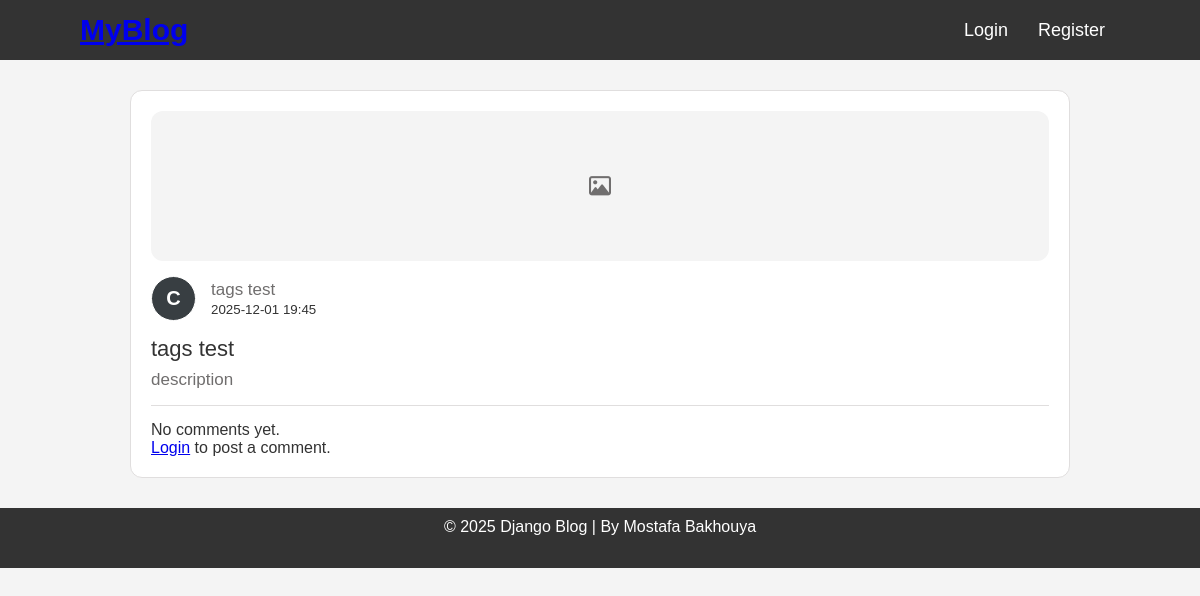
Screenshot of /posts/6/ with the database file from the repository.
### blog/models.py (models this page shows, shortened)
class Post(models.Model):
    title = models.CharField(max_length=200)
    content = models.TextField()
    published_date = models.DateTimeField(auto_now_add=True)
    author = models.ForeignKey(User, on_delete=models.CASCADE, related_name='posts')
    tags = models.ManyToManyField(Tag, related_name='posts', blank=True)

### blog/views.py (the view)
# urls.py: path('posts/<int:pk>/', PostDetailView.as_view(), name='post_detail'),
class PostDetailView(DetailView):
    model = Post
    template_name = 'blog/post_detail.html'
    context_object_name = 'post'
    def get_context_data(self, **kwargs):
        context = super().get_context_data(**kwargs)
        context['comments'] = self.object.comments.all()
        context["comment_form"] = CommentForm()
        comment_id = self.request.GET.get("edit")
        if comment_id:
            comment = Comment.objects.get(id=comment_id)
            context["comment_form"] = CommentForm(instance=comment)
            context["editing_comment"] = comment
        return context

### blog/templates/blog/post_detail.html (shortened to what this page needs)
{% extends "blog/base.html" %}
{% block content %}
<article class="post_detail container">
    <div class="card_item">
        <div class="header_card_item"><i class="fa-regular fa-image icon_image"></i></div>
        <div class="flex_between_center">
            <div class="flex_auto">
                <div class="avatar_xl"> {{ post.author.username|slice:":1"|upper}} </div>
                <div class="">
                    <div class="text text_base">{{ post.title }}</div>
                    <small class="">{{ post.published_date|date:"Y-m-d H:i" }}</small>
                </div>
            </div>
        </div>
        <div class="margin_top">
            <h1 class="text text_name">{{ post.title }}</h1>
            <div class="text text_base">{{ post.content|linebreaks }}</div>
        </div>
        <div class="hr_app"></div>
        <div class="comments_section">
        {% for comment in post.comments.all %}
            <div class="comment_card">
                <div class="flex_between_center">
                    <div class="flex_auto">
                        <div class="avatar_xl">{{ comment.author.username|slice:":1"|upper }}</div>
                        <div class="">
                            <div class="text text_base">{{ comment.author.username }}</div>
                            <small>{{ comment.created_at|date:"Y-m-d H:i" }}</small>
                        </div>
                    </div>
                    {% if comment.author == user %}
                        <div class="flex_auto">
                            <a href="?edit={{ comment.id }}">Edit</a> |
                            <a href="{% url 'delete_comment' comment.id %}" class="text_danger">Delete</a>
                        </div>
                    {% endif %}
                </div>
                <p>{{ comment.content }}</p>
                <div class="post_tags">
                    {% for tag in post.tags.all %}
                        <a href="{{ tag.get_absolute_url }}" class="tag_chip">#{{ tag.name }}</a>
                    {% empty %}
                        <span class="no_tags">No tags</span>
                    {% endfor %}
                </div>
            </div>
            {% empty %}
                <p>No comments yet.</p>
            {% endfor %}
            {% if user.is_authenticated %}
                <div class="comments_form">
                    {% if editing_comment %}
                        <form action="{% url 'comment_edit' editing_comment.id %}" method="post">
                            {% csrf_token %}
                            {{ comment_form.as_p }}
                            <button type="submit" class="btn_primary w_auto">Update Comment</button>
                        </form>
                    {% else %}
                        <form action="{% url 'comment_add' post.id %}" method="post">
                            {% csrf_token %}
                            {{ comment_form.as_p }}
                            <button type="submit" class="btn_primary w_auto">Add Comment</button>
                        </form>
                    {% endif %}
                </div>
            {% else %}
                <p><a href="{% url 'login' %}">Login</a> to post a comment.</p>
            {% endif %}
        </div>
    </div>
</article>
{% endblock %}

### blog/static/css/styles.css (style rules this page uses)
:root { --color-face: #ffffff; --color-bg: #f4f4f4; --color-danger: #f06f6fff; --primary-color: #007BFF; --secondary-color: #6c757d; --text-base: #706e6eff; --text-accent: #333333 ; --border-radius: 12px; --border-color: #e0dedeff; --spacing-small: 8px; --spacing-medium: 16px; --spacing-large: 24px; }
* { margin: 0; padding: 0; box-sizing: border-box; }
body { font-family: "poppins", sans-serif; background-color: var(--color-bg) ; color: var(--text-accent) ; }
.container { padding-inline: 80px ; padding-block: 30px ; }
.flex_between_center { display: flex; justify-content: space-between ; align-items: center; }
.flex_auto { display: flex; justify-content: start; align-items: center; gap: 15px ; margin-top: 15px ; }
.text_name { font-size: 22px ; font-weight: 500 ; color: var(--text-accent) ; margin-bottom: 8px ; }
.text_base { font-size: 17px ; font-weight: 500 ; color: var(--text-base) ; }
.margin_top { margin-top: 15px ; }
.card_item { background-color: var(--color-face ); padding: 20px; border-radius: 12px; border: 1px solid var(--border-color) ; transition: transform 0.2s; }
.header_card_item { height: 150px ; border-radius: var(--border-radius) ; background-color: var(--color-bg) ; font-size: 22px ; color: var(--text-base) ; display: flex; align-items: center; justify-content: center; }
.avatar_xl { width: 45px; height: 45px; border-radius: 50%; background-color: #383e42ff; color: white; display: flex; align-items: center; justify-content: center; font-weight: bold; font-size: 20px; text-transform: uppercase; border: 1px solid var(--color-face) ; }
.hr_app { height: 1px ; width: 100% ; background-color: var(--border-color) ; margin-block: 15px ; }

### rows the page displays
Post: author.username "C", title "tags test", published_date "2025-12-01 19:45", content "description"
